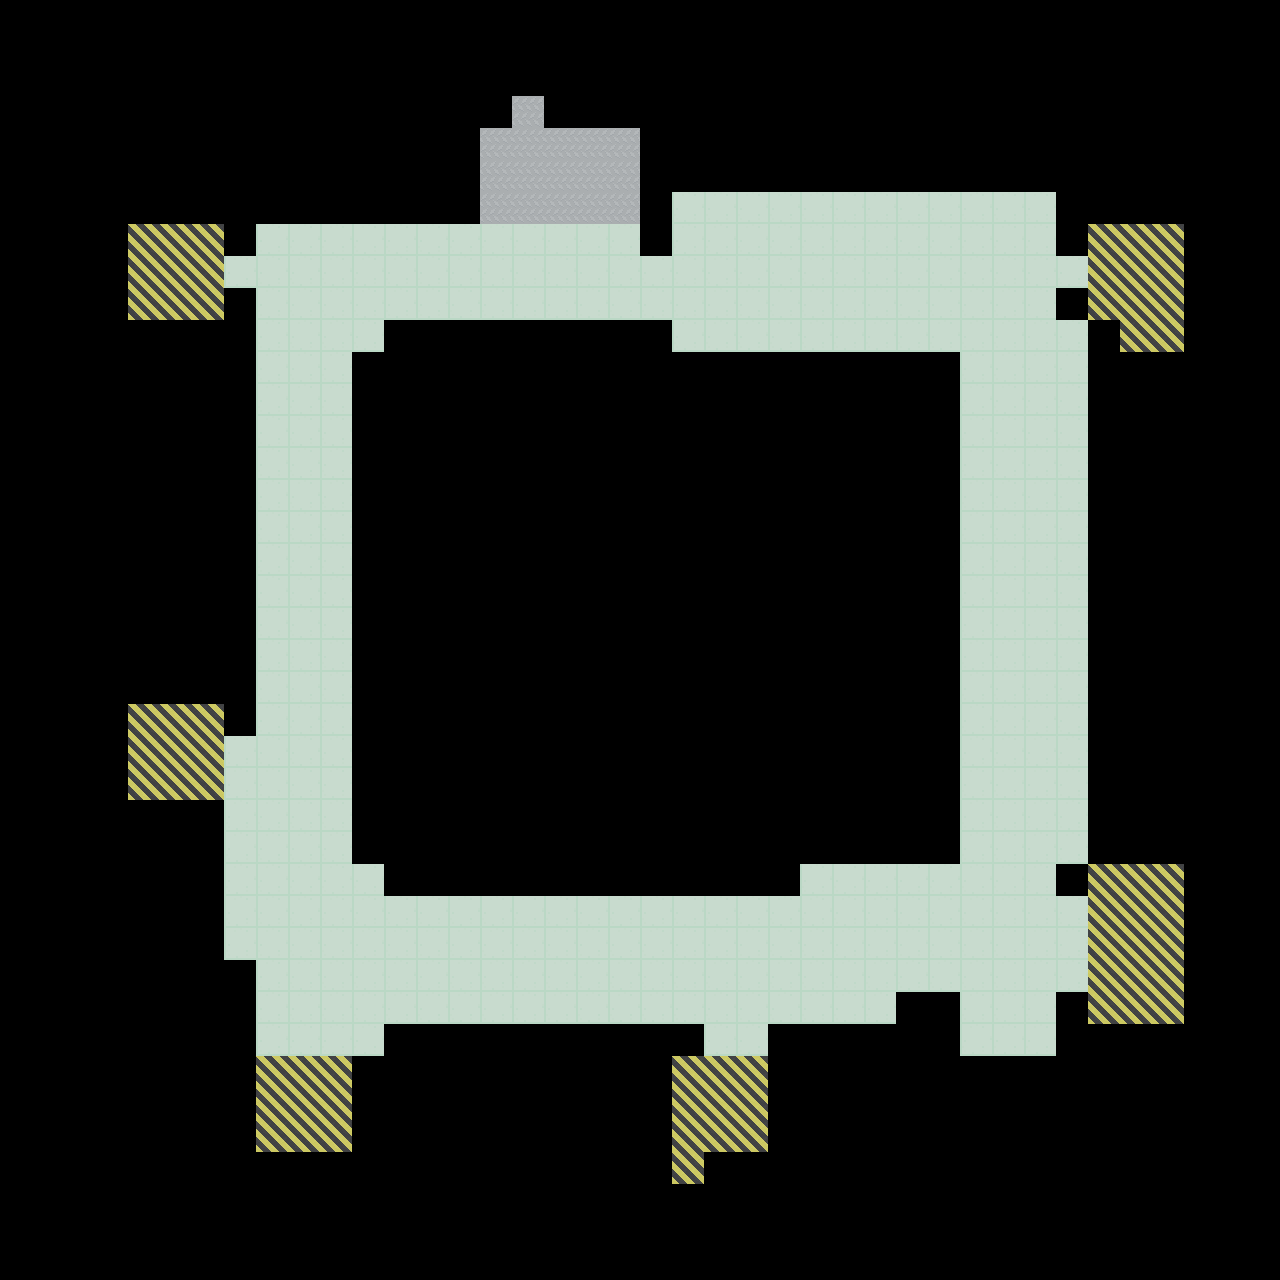

Rendered tile map (Tiled .tmx) drawn with the repository's tilesets; below, a short description and the map source with its tile grids summarised:
An orthogonal 40x40 tile map with 32x32 px tiles, 1 tile layer (Tile Layer 1), 12 tilesets and 269 objects (door1, door4, door5, door6, door3, ...).

<map version="1.0" tiledversion="1.1.6" orientation="orthogonal" renderorder="right-down" width="40" height="40" tilewidth="32" tileheight="32" infinite="0" nextobjectid="587">
 <tileset firstgid="1" source="walls.tsx" />
 <tileset firstgid="5" source="Door.tsx" />
 <tileset firstgid="18" source="horizontaldoor.tsx" />
 <tileset firstgid="42" source="switchfront.tsx" />
 <tileset firstgid="49" source="keys.tsx" />
 <tileset firstgid="53" source="Guard.tsx" />
 <tileset firstgid="54" source="FloorTile.tsx" />
 <tileset firstgid="63" source="Player.tsx" />
 <tileset firstgid="64" source="Laser.tsx" />
 <tileset firstgid="65" source="walls2.tsx" />
 <tileset firstgid="95" source="doors.tsx" />
 <tileset firstgid="329" source="camera.tsx" />
 <layer name="Tile Layer 1" width="40" height="40" opacity="0.9">
  <data>[1600 cells, 425 non-empty, 3 distinct tile ids]</data>
 </layer>
 <objectgroup name="Object Layer 1">
  <object id="1" template="exits/blue/Exit.tx" x="512" y="128" />
  <object id="26" template="RedWall.tx" x="224" y="416" />
  <object id="27" template="RedWall.tx" x="224" y="448" />
  <object id="31" template="RedWall.tx" x="96" y="256" />
  <object id="32" template="RedWall.tx" x="96" y="288" />
  <object id="33" template="RedWall.tx" x="96" y="320" />
  <object id="35" template="RedWall.tx" x="96" y="352" />
  <object id="36" template="RedWall.tx" x="224" y="384" />
  <object id="48" template="RedWall.tx" x="224" y="704" />
  <object id="53" template="doors/blue/DoorClosed.tx" name="door1" x="288" y="608" />
  <object id="97" template="RedWall.tx" x="640" y="1056" />
  <object id="122" template="RedWall.tx" x="640" y="1088" />
  <object id="126" template="RedWall.tx" x="1056" y="864" />
  <object id="127" template="RedWall.tx" x="640" y="1120" />
  <object id="128" template="RedWall.tx" x="768" y="1152" />
  <object id="130" template="RedWall.tx" x="640" y="1152" />
  <object id="131" template="RedWall.tx" x="768" y="1120" />
  <object id="136" template="RedWall.tx" x="1056" y="736" />
  <object id="143" template="doors/blue/DoorClosed.tx" name="door4" x="992" y="608" />
  <object id="147" template="RedWall.tx" x="1056" y="800" />
  <object id="148" template="RedWall.tx" x="1056" y="832" />
  <object id="149" template="RedWall.tx" x="1056" y="768" />
  <object id="172" template="Switch.tx" x="160" y="288">
   <properties>
    <property name="doors" value="door1" />
   </properties>
  </object>
  <object id="173" template="Switch.tx" x="160" y="768">
   <properties>
    <property name="doors" value="door1,door2,door3" />
   </properties>
  </object>
  <object id="174" template="Switch.tx" x="704" y="1120">
   <properties>
    <property name="doors" value="door1,door4" />
   </properties>
  </object>
  <object id="176" template="Switch.tx" x="1120" y="288">
   <properties>
    <property name="doors" value="door2,door3,door4,door6" />
   </properties>
  </object>
  <object id="178" template="PurpleKey.tx" x="992" y="288">
   <properties>
    <property name="doors" value="door4" />
   </properties>
  </object>
  <object id="180" template="Guard.tx" x="576" y="288">
   <properties>
    <property name="IsPatrolling" type="bool" value="true" />
    <property name="direction" value="left" />
    <property name="objectivepath" value="[]" />
    <property name="path" value="[18,31,9,31,9,24,9,31]" />
   </properties>
  </object>
  <object id="181" template="Guard.tx" x="288" y="672">
   <properties>
    <property name="IsPatrolling" type="bool" value="true" />
    <property name="direction" value="left" />
    <property name="path" value="[9,19,9,10,19,10,9,10]" />
   </properties>
  </object>
  <object id="182" template="Guard.tx" x="736" y="960">
   <properties>
    <property name="IsPatrolling" type="bool" value="true" />
    <property name="direction" value="down" />
    <property name="path" value="[23,10,31,10,31,19,31,10]" />
    <property name="sector" type="int" value="1" />
   </properties>
  </object>
  <object id="183" template="Player.tx" x="512" y="160" />
  <object id="191" template="RedWall.tx" x="224" y="256" />
  <object id="192" template="RedWall.tx" x="224" y="352" />
  <object id="194" template="RedWall.tx" x="224" y="1024" />
  <object id="195" template="RedWall.tx" x="1056" y="896" />
  <object id="196" template="RedWall.tx" x="768" y="1088" />
  <object id="199" template="RedWall.tx" x="224" y="928" />
  <object id="200" template="RedWall.tx" x="224" y="992" />
  <object id="201" template="RedWall.tx" x="224" y="864" />
  <object id="203" template="RedWall.tx" x="224" y="896" />
  <object id="207" template="RedWall.tx" x="1056" y="1024" />
  <object id="210" template="RedWall.tx" x="640" y="1184" />
  <object id="211" template="RedWall.tx" x="768" y="1184" />
  <object id="217" template="RedWall.tx" x="224" y="832" />
  <object id="221" template="RedWall.tx" x="224" y="640" />
  <object id="222" template="RedWall.tx" x="224" y="672" />
  <object id="223" template="RedWall.tx" x="224" y="544" />
  <object id="230" template="RedWall.tx" x="1056" y="672" />
  <object id="231" template="RedWall.tx" x="1056" y="704" />
  <object id="232" template="RedWall.tx" x="1056" y="640" />
  <object id="297" template="walls/gold/Wall1.tx" x="928" y="384" />
  <object id="298" template="walls/gold/Wall1.tx" x="928" y="416" />
  <object id="299" template="walls/gold/Wall1.tx" x="928" y="448" />
  <object id="300" template="walls/gold/Wall1.tx" x="928" y="544" />
  <object id="301" template="walls/gold/Wall1.tx" x="928" y="640" />
  <object id="302" template="walls/gold/Wall1.tx" x="928" y="672" />
  <object id="303" template="walls/gold/Wall1.tx" x="928" y="704" />
  <object id="304" template="walls/gold/Wall1.tx" x="928" y="736" />
  <object id="305" template="walls/gold/Wall1.tx" x="928" y="768" />
  <object id="306" template="walls/gold/Wall1.tx" x="928" y="800" />
  <object id="307" template="walls/gold/Wall1.tx" x="928" y="832" />
  <object id="308" template="walls/gold/Wall1.tx" x="928" y="864" />
  <object id="311" template="walls/blue/Wall2.tx" x="736" y="896" />
  <object id="312" template="walls/blue/Wall2.tx" x="704" y="896" />
  <object id="313" template="walls/blue/Wall2.tx" x="672" y="896" />
  <object id="315" template="walls/blue/Wall2.tx" x="768" y="896" />
  <object id="316" template="walls/blue/Wall2.tx" x="800" y="896" />
  <object id="317" template="walls/blue/Wall2.tx" x="832" y="896" />
  <object id="318" template="walls/blue/Wall2.tx" x="928" y="896" />
  <object id="331" template="walls/green/Wall4.tx" x="352" y="864" />
  <object id="332" template="walls/green/Wall4.tx" x="352" y="832" />
  <object id="333" template="walls/green/Wall4.tx" x="352" y="800" />
  <object id="334" template="walls/green/Wall4.tx" x="352" y="768" />
  <object id="335" template="walls/green/Wall4.tx" x="352" y="736" />
  </objectgroup>
</map>
<!-- 195 of 269 objects omitted -->
